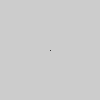
Frame 1 (no input)
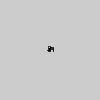
Frame 60 (the mouse pressed at the canvas centre just before this capture)
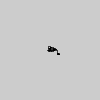
Frame 120 (the mouse held since frame 60 and released just before this capture)

The Processing sketch that drew these frames (run headless with seeded random() and noise(); from frame 60 on, the mouse is pressed at the canvas centre):

// Processing sketch: randomWalker
// ── randomWalker.pde
Walker walker; 

void setup(){
  walker = new Walker();
}

void draw(){
  walker.display();
  walker.step();
}
// ── Walker.pde
class Walker{
  int x, y;
  
  Walker(){
    x = width/2; 
    y = height/2;
  }
  
  void display(){
    point(x, y);
  }
  
  void step(){
    int choice = int(random(4));
    
    switch(choice){
      case 0:
        x++;
        break;
      case 1:
        x--;
        break;
      case 2:
        y++;
        break;
      case 3:
        y--;
        break;
      default:
        break;
    }
  }
}
